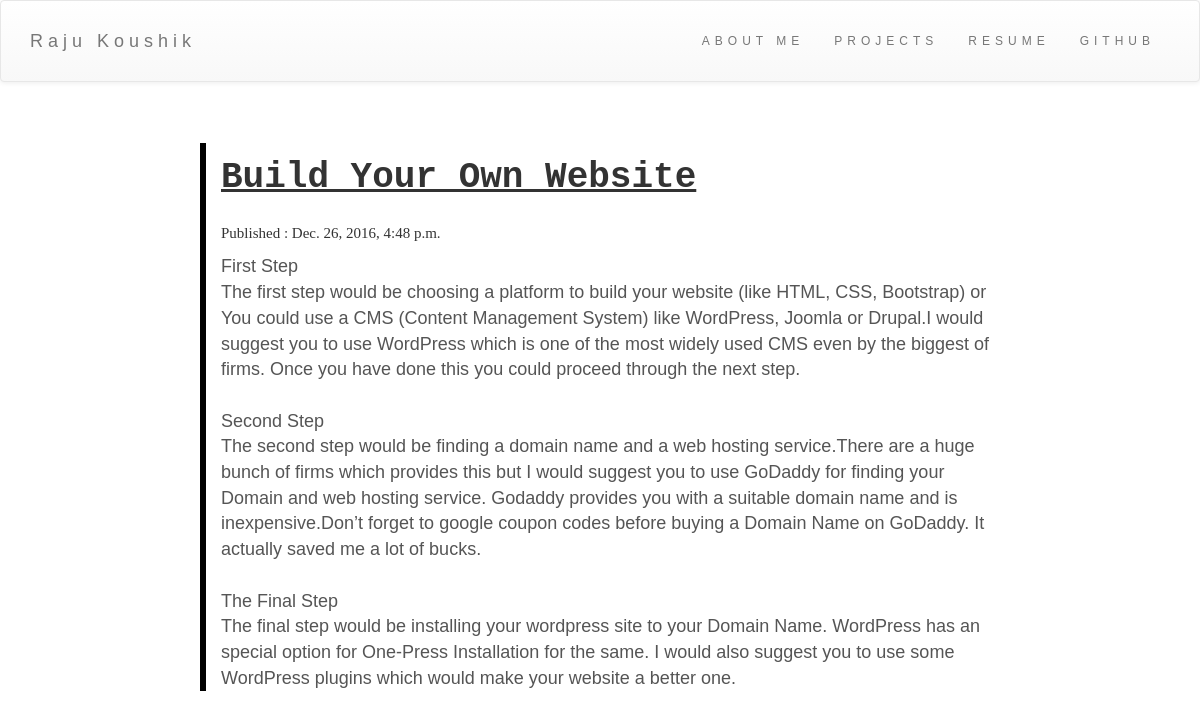
Page /2/ on the committed database.
### blog/models.py (models this page shows, shortened)
class Post(models.Model):
    author = models.ForeignKey('auth.User')
    title = models.CharField(max_length=200)
    text = models.TextField()
    created_date = models.DateTimeField(default=timezone.now)
    published_date = models.DateTimeField(blank=True, null=True)

### blog/views.py (the view)
# urls.py: url(r'^(?P<post_id>[0-9]+)/$', views.indi_post , name='indi_post'),
def indi_post(request, post_id):
    try:
        post = Post.objects.get(pk=post_id)
    except Post.DoesNotExist:
        raise Http404("Post does not exist")
    return render(request, 'blog/indi_post.html', {'post' : post})

### blog/templates/blog/indi_post.html (shortened to what this page needs)
{% load staticfiles %}
<html>
    <head>
        <link rel="stylesheet" href="//maxcdn.bootstrapcdn.com/bootstrap/3.2.0/css/bootstrap.min.css">
        <link rel="stylesheet" href="//maxcdn.bootstrapcdn.com/bootstrap/3.2.0/css/bootstrap-theme.min.css">
    </head>
    <body id="body">
     <nav class="navbar navbar-default">
  <div class="container">
    <div class="navbar-header">
      <a class="navbar-brand" href="/">Raju Koushik</a>
    </div>
    <div class="collapse navbar-collapse" id="myNavbar">
      <ul class="nav navbar-nav navbar-right">
        <li><a href="/#about">ABOUT ME</a></li>
        <li><a href="/projects/">PROJECTS</a></li>
        <li><a href="http://docdro.id/eXG8n3q">RESUME</a></li>
          <li><a href="https://github.com/RajuKoushik">GITHUB</a></li>
      </ul>
    </div>
  </div>
</nav>
        <div>
            <p id="name">                          <strong>Raju Koushik</strong></p>
        </div>
            <div id="border" style="max-width: 800px; margin : 0 auto;">
                <div id="post">
                    <h1 id="btitle"><strong>{{ post.title }}</strong></h1>
                    <p id="date">Published : {{ post.published_date }}</p>
                </div>
                <p id="text">{{ post.text|linebreaksbr }}</p>
            </div>
    </body>
</html>

### blog/templates/blog/indi_post.html (style rules this page uses)
#border { border-left: 6px solid black; }
#name { font-family: Andalus; font-size: 15px; color: white; }
#date { font-size: 15px; padding-left: 15px; font-family: David; }
#text { color: #555555; font-family: 'Ubuntu', 'Lucida Grande', 'Lucida Sans Unicode', 'Geneva', 'Verdana', sans-serif; font-size: 18px; padding-left: 15px; }
#btitle { font-family: 'Consolas', 'Monaco', 'Bitstream Vera Sans Mono', monospace; padding: 15px; text-decoration: underline; }
.navbar { padding-top: 15px; padding-bottom: 15px; border: 0; border-radius: 0; font: 20px Montserrat, sans-serif; margin-bottom: 0; font-size: 12px; letter-spacing: 5px; }

### rows in the picture
Post: title "Build Your Own Website", published_date "Dec. 26, 2016, 4:48 p.m.", text "First Step The first step would be choosing a platform to build your website (like HTML, CSS, Bootstrap) or You could use a CMS (Content Management System) like WordPress, Joomla or Drupal.I would suggest you to use WordPress which is one of the most widely used CMS even by the biggest of firms. Once you have done this you could proceed through the next step. Second Step The second step would be finding a domain name and a web hosting service.There are a huge bunch of firms which provides this but I would suggest you to use GoDaddy for finding your Domain and web hosting service. Godaddy provides you with a suitable domain name and is inexpensive.Don’t forget to google coupon codes before…"
